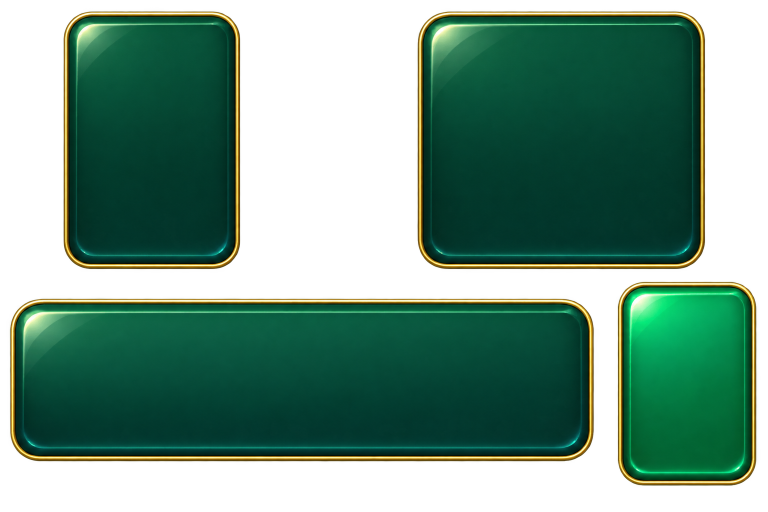
#> input picture Tools/CleanRoyalGenerated/daily_atlas_source.png, 1536 x 1024 px (shown at 1/2 size)
$ python build_clean_royal_assets.py
#> lines starting #> are read from the running program, lines starting #| are printed output that depends on the picture
from pathlib import Path
import subprocess
import tempfile

from PIL import Image


ROOT = Path(__file__).resolve().parents[1]
SRC = ROOT / "Tools" / "CleanRoyalGenerated"
OUT = ROOT / "Assets" / "Resources" / "UI" / "CleanRoyal"


SPECS = {
    "daily_atlas_source.png": [
        ("daily_reward_card", (105, 8, 505, 555), (370, 500)),
        ("daily_reward_card_wide", (800, 8, 1435, 555), (410, 500)),
        ("daily_reward_hero", (8, 575, 1210, 945), (1580, 540)),
        ("daily_reward_card_available", (1210, 540, 1525, 990), (370, 500)),
    ],
    "royal_atlas_source.png": [
        ("royal_stage_idle", (205, 8, 685, 440), (460, 500)),
        ("royal_stage_active", (845, 8, 1325, 440), (460, 500)),
        ("royal_goal_panel", (5, 445, 1530, 670), (1440, 164)),
        ("royal_progress_track", (150, 675, 1390, 845), (672, 152)),
        ("royal_progress_fill", (205, 860, 1335, 990), (600, 88)),
    ],
    "collection_atlas_source.png": [
        ("collection_reward_card", (20, 15, 430, 395), (456, 444)),
        ("collection_progress_panel", (415, 105, 1515, 295), (1520, 300)),
        ("collection_info_panel", (20, 390, 1515, 670), (1520, 420)),
    ],
}


def fit_alpha(image: Image.Image, target: tuple[int, int]) -> Image.Image:
    with tempfile.TemporaryDirectory() as temp_dir:
        source_path = Path(temp_dir) / "source.png"
        alpha_path = Path(temp_dir) / "alpha.png"
        image.save(source_path)
        subprocess.run([
            "python3",
            str(Path.home() / ".codex/skills/.system/imagegen/scripts/remove_chroma_key.py"),
            "--input", str(source_path), "--out", str(alpha_path),
            "--auto-key", "border", "--soft-matte",
            "--transparent-threshold", "12", "--opaque-threshold", "220", "--despill",
        ], check=True, stdout=subprocess.DEVNULL)
        image = Image.open(alpha_path).convert("RGBA")
    alpha = image.getchannel("A")
    bbox = alpha.getbbox()
    if bbox:
        image = image.crop(bbox)
    tw, th = target
    scale = min((tw - 4) / image.width, (th - 4) / image.height)
    resized = image.resize((max(1, round(image.width * scale)), max(1, round(image.height * scale))), Image.Resampling.LANCZOS)
    canvas = Image.new("RGBA", target, (0, 0, 0, 0))
    canvas.alpha_composite(resized, ((tw - resized.width) // 2, (th - resized.height) // 2))
    return canvas


def main() -> None:
    OUT.mkdir(parents=True, exist_ok=True)
    for source_name, assets in SPECS.items():
        source = Image.open(SRC / source_name).convert("RGB")
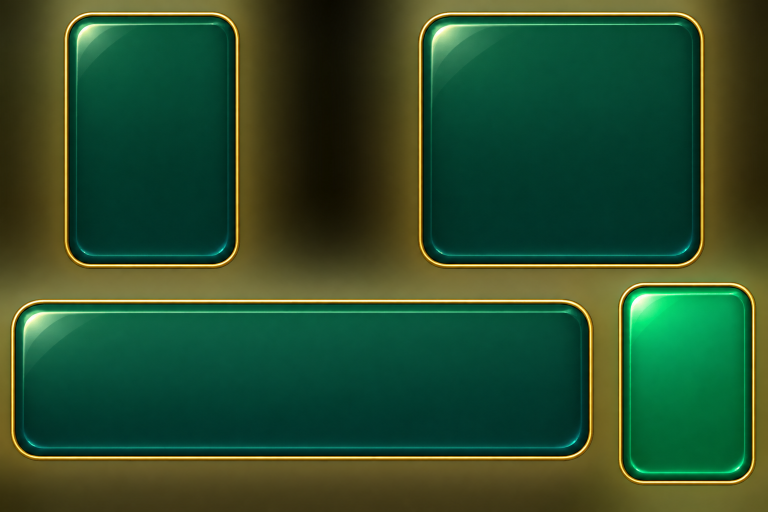
#> source: PIL image 1536x1024 RGB (shown at 1/2 size); mean R, G, B 42.5, 77.5, 44.5
        for name, crop, target in assets:
            asset = fit_alpha(source.crop(crop), target)
#> in fit_alpha, `image.save(source_path)`:
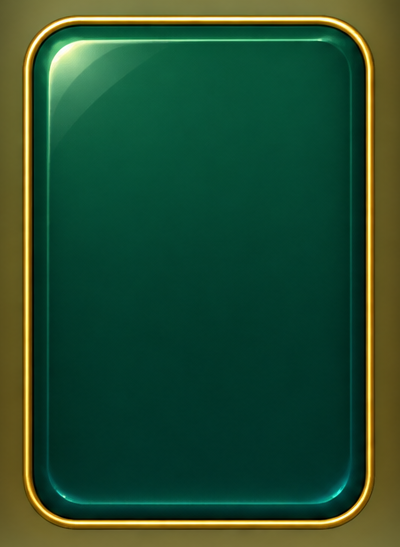
#> saved as source.png: PIL image 400x547 RGB; mean R, G, B 36.2, 77.1, 47.6
            asset.save(OUT / f"{name}.png", optimize=True)
            print(f"wrote {name}.png {asset.size}")


if __name__ == "__main__":
#> (the run stopped early here; a loop or call above may not have finished)

$ run again, with Tools/ImageCardAudit/bad_cards_before_atlas.png copied over Tools/CleanRoyalGenerated/daily_atlas_source.png
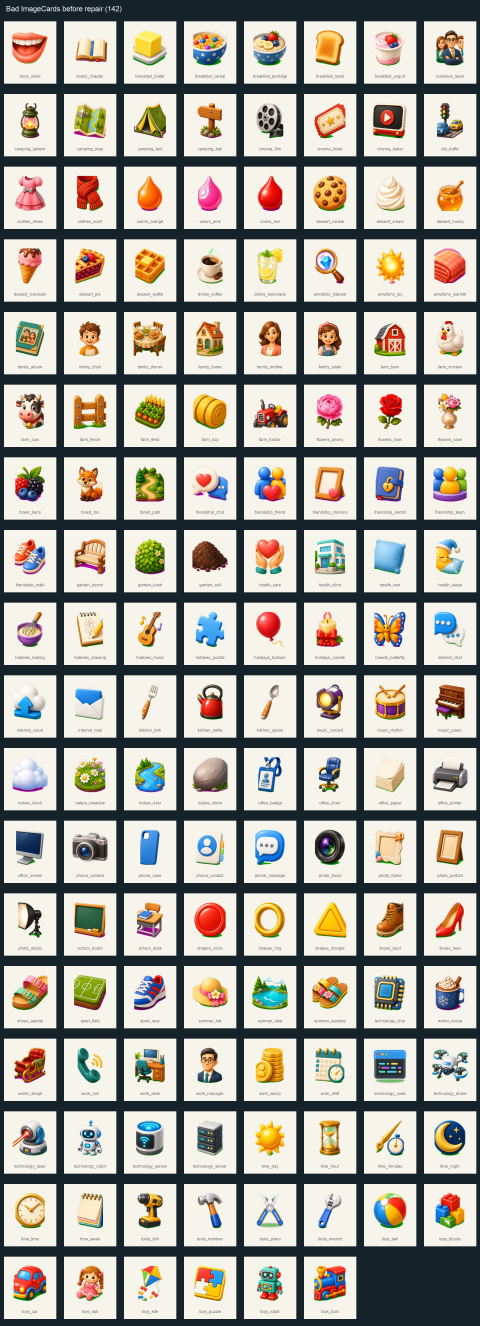
#> input picture Tools/ImageCardAudit/bad_cards_before_atlas.png, 1440 x 3978 px (shown at 1/3 size)
#> in main, source is the input picture: PIL image 1440x3978 RGB; mean R, G, B 171, 168.1, 159.3
#> in fit_alpha, `image.save(source_path)`:
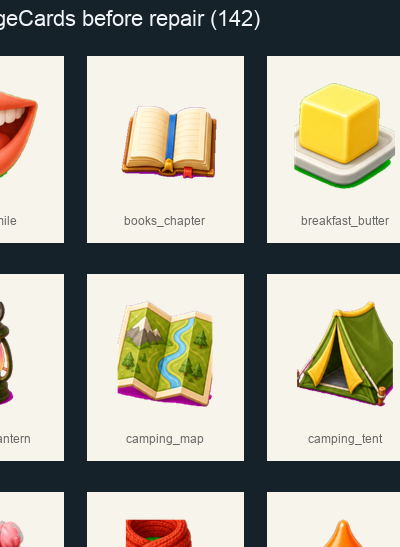
#> saved as source.png: PIL image 400x547 RGB; mean R, G, B 168.3, 166.1, 152
